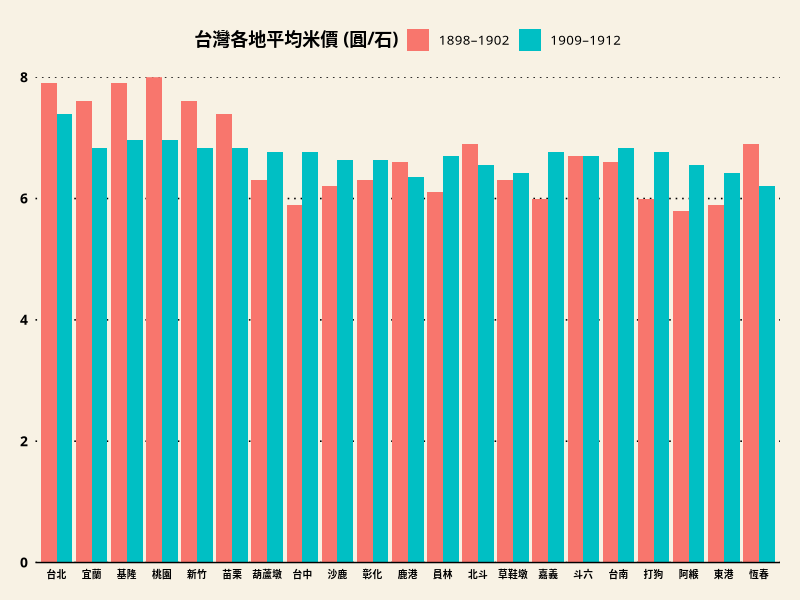
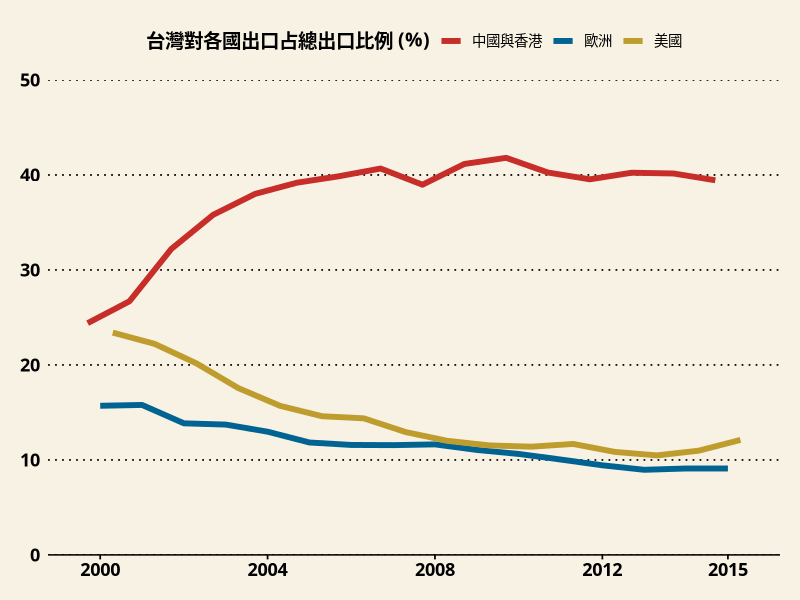
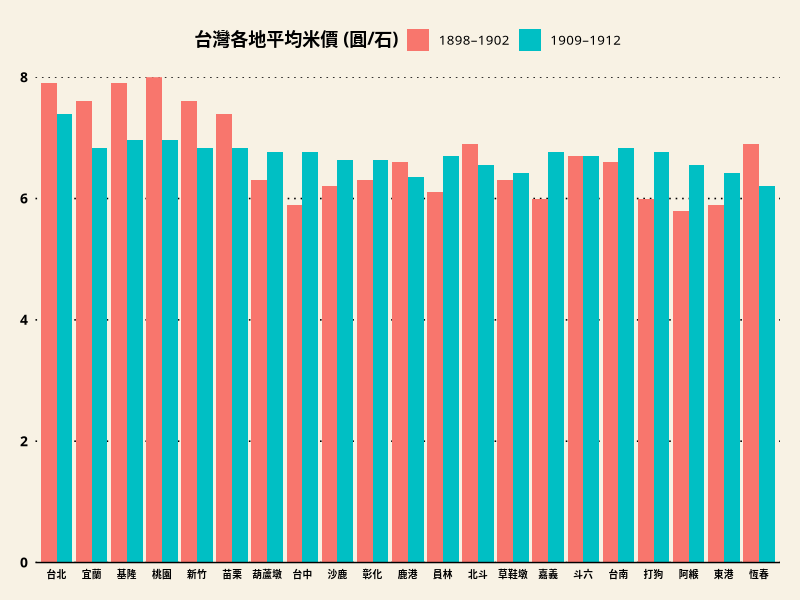
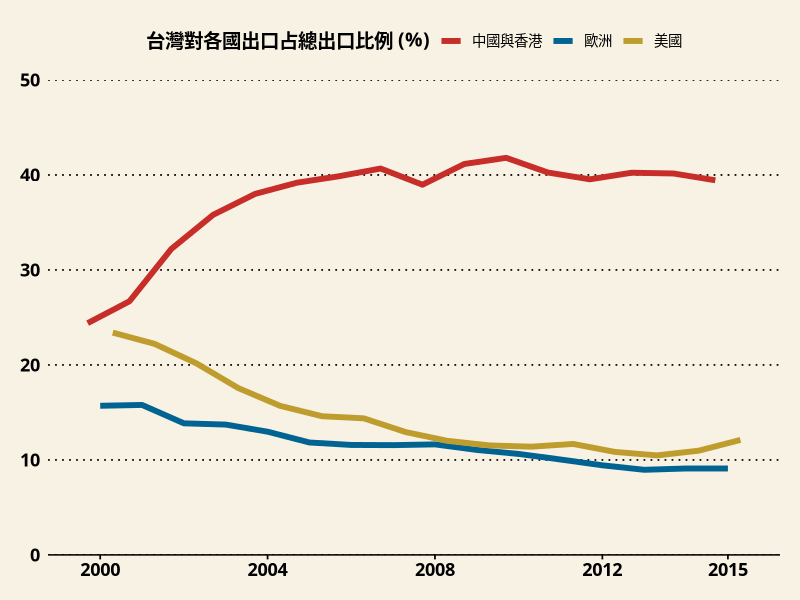

Here is the R script that generated these plots, in order: (Note: this script raises an error after producing the figures.)
library(ggplot2)
library(ggthemes)
library(reshape2)
library(svglite)
setwd("~/Downloads/TalkEcon_Graph") #請設為自己電腦的路徑
#--------------------------------------------------------------------------
rice = read.csv("input/rice_price.csv", header = TRUE) 
rice$year[rice$year == 1] <- "1898–1902"
rice$year[rice$year == 2] <- "1909–1912"
rice$year <- as.factor(rice$year)
colnames(rice) <- c("地區","價格","平均米價")

positions <- c("台北", "宜蘭", "基隆", "桃園", "新竹", "苗栗", "葫蘆墩", "台中", "沙鹿", "彰化", "鹿港", "員林", "北斗", "草鞋墩", "嘉義", "斗六", "台南", "打狗", "阿緱", "東港", "恆春")
rice_price <- ggplot(rice, aes(x=地區, y=價格, fill=平均米價)) + 
  geom_bar(stat="identity", position="dodge") +
  scale_x_discrete(limits = positions) + #讓x軸地區依照原本csv的順序從北到南排
  scale_y_continuous(expand = c(0, 0)) + #讓y軸從0開始
  theme_wsj(base_size = 12, base_family = "Source Han Sans Normal", title_family = "Source Han Sans") + #控制基本字體大小與字型
  scale_colour_wsj("colors6") + #作用不確定，好像也沒有別的選項
  theme(text = element_text(size=12), #控制基本字體大小
        legend.title = element_text(size=13, face = "bold"), #控制圖例標題字體大小
        axis.line.x = element_line(size=0.5, color = "black"), #控制x軸粗細與顏色
        axis.title = element_blank(), #不顯示xy軸標題
        axis.title.x = element_blank(), #不顯示x軸標題
        axis.ticks.x = element_blank(),  #不顯示x軸刻度
        axis.text.x = element_text(size=7), #控制x軸內容字體大小
        axis.text.y = element_text(size=10)) + #控制y軸內容字體大小
  labs(fill="台灣各地平均米價 (圓/石)") #控制圖例標題名稱
rice_price
ggsave("output/rice_price.svg", width=8, height=4.5)

#--------------------------------------------------------------------------
Export = read.csv("input/export_ratio.csv", header = TRUE)
Export$Export <- NULL
Export <- melt(Export,id=c("year"))
exd <- matrix(NA,30,3)
colnames(Export) <- c("年度","出口國別","佔出口總量比例")

Export$出口國別 <- as.character(Export$出口國別)
Export_gph <- ggplot(Export, aes(x=年度, y=佔出口總量比例, color=出口國別)) + 
  geom_line(stat="identity",position=position_dodge(width=0.9), size=2) + #控制線條
  theme_wsj(base_size = 13, base_family = "Source Han Sans Normal", title_family = "Source Han Sans") + #控制基本字體大小與字型
  scale_colour_wsj("colors6") + #作用不確定，好像也沒有別的選項
  theme(text = element_text(size=13), #控制基本字體大小
        legend.title = element_text(size=14, face = "bold"), #控制圖例標題字體大小
        axis.line.x = element_line(size=0.5, color = "black"), #控制x軸粗細與顏色
        axis.title = element_blank()) + #不顯示xy軸標題
  labs(color="台灣對各國出口占總出口比例 (%)") + #控制圖例標題名稱
  scale_y_continuous(expand=c(0,0), limits=c(0,50), breaks=c(0, 10, 20, 30, 40, 50)) + #控制y軸刻度
  scale_x_continuous(breaks=c(2000,2004,2008,2012,2015)) #控制x軸刻度
Export_gph
ggsave("output/export_gph.svg", width=8, height=4.5)

#--------------------------------------------------------------------------
export_world = read.csv("input/export_world.csv", header=TRUE) # dim = 255 54
exw <- matrix(NA,255*53,3)
colnames(exw)=c("country","year","percentage")
exw <- data.frame(exw)
for (i in 1:255){
  exw[ ( (i - 1) * 53 + 1): ((i - 1) * 53 + 53 ),1] <- as.character(export_world[i,1])
  exw[ ( (i - 1) * 53 + 1): ((i - 1) * 53 + 53 ),2] <- seq(1960,2012)
  for (j in 1:53){
    exw[((i - 1) * 53 + j),3] <- export_world[i,j+1]
  }
}
subset(exw,country=="Taiwan (World Bank)")
subset(exw,country=="World")
exwdata <- rbind(subset(exw,country=="World"),subset(exw,country=="Taiwan (World Bank)"))
colnames(exwdata) <- c("國家","年度","出口佔GDP比例")

exwdata[exwdata[,1]=="World",][,1] <- "世界平均"
exwdata[exwdata[,1]=="Taiwan (World Bank)",][,1] <- "台灣"
third_gph <- ggplot(data=exwdata,aes(x=年度,y=出口佔GDP比例,color=國家)) + 
  geom_line(stat="identity",position=position_dodge(width=0.9), size=2) +  #控制線條
  theme_wsj(base_size = 13, base_family = "Source Han Sans Normal", title_family = "Source Han Sans") +  #控制基本字體大小與字型
  scale_colour_wsj("colors6") + #作用不確定，好像也沒有別的選項
  theme(text = element_text(size=13), #控制基本字體大小
        legend.title = element_text(size=14, face = "bold"),  #控制圖例標題字體大小
        axis.title = element_blank(), #不顯示xy軸標題
        axis.line.x = element_line(size=0.5, color = "black")) +  #控制x軸粗細與顏色
  labs(color="出口佔 GDP 比例 (%)") +  #控制圖例標題名稱
  scale_y_continuous(expand=c(0,0), limits=c(0,80)) + #控制y軸刻度
third_gph
ggsave("output/third_gph.svg", width=8, height=4.5)
